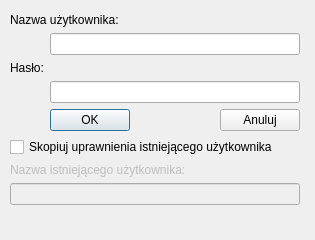
<?xml version="1.0" encoding="UTF-8"?>
<ui version="4.0">
 <class>Dialog</class>
 <widget class="QDialog" name="Dialog">
  <property name="geometry">
   <rect>
    <x>0</x>
    <y>0</y>
    <width>315</width>
    <height>240</height>
   </rect>
  </property>
  <property name="sizePolicy">
   <sizepolicy hsizetype="Fixed" vsizetype="Fixed">
    <horstretch>0</horstretch>
    <verstretch>0</verstretch>
   </sizepolicy>
  </property>
  <property name="minimumSize">
   <size>
    <width>315</width>
    <height>240</height>
   </size>
  </property>
  <property name="maximumSize">
   <size>
    <width>315</width>
    <height>240</height>
   </size>
  </property>
  <property name="windowTitle">
   <string>Dialog</string>
  </property>
  <widget class="QWidget" name="layoutWidget">
   <property name="geometry">
    <rect>
     <x>10</x>
     <y>13</y>
     <width>290</width>
     <height>215</height>
    </rect>
   </property>
   <layout class="QFormLayout" name="formLayout">
    <item row="0" column="0" colspan="2">
     <widget class="QLabel" name="label">
      <property name="text">
       <string>Nazwa użytkownika:</string>
      </property>
     </widget>
    </item>
    <item row="1" column="1">
     <widget class="QLineEdit" name="lnUsername"/>
    </item>
    <item row="2" column="0">
     <widget class="QLabel" name="label_2">
      <property name="text">
       <string>Hasło:</string>
      </property>
     </widget>
    </item>
    <item row="3" column="1">
     <widget class="QLineEdit" name="lnPassword">
      <property name="echoMode">
       <enum>QLineEdit::Password</enum>
      </property>
     </widget>
    </item>
    <item row="4" column="1">
     <layout class="QHBoxLayout" name="horizontalLayout">
      <item>
       <widget class="QPushButton" name="btnApply">
        <property name="sizePolicy">
         <sizepolicy hsizetype="Minimum" vsizetype="Fixed">
          <horstretch>0</horstretch>
          <verstretch>0</verstretch>
         </sizepolicy>
        </property>
        <property name="minimumSize">
         <size>
          <width>8</width>
          <height>4</height>
         </size>
        </property>
        <property name="baseSize">
         <size>
          <width>0</width>
          <height>0</height>
         </size>
        </property>
        <property name="text">
         <string>OK</string>
        </property>
       </widget>
      </item>
      <item>
       <spacer name="horizontalSpacer">
        <property name="orientation">
         <enum>Qt::Horizontal</enum>
        </property>
        <property name="sizeHint" stdset="0">
         <size>
          <width>13</width>
          <height>20</height>
         </size>
        </property>
       </spacer>
      </item>
      <item>
       <widget class="QPushButton" name="btnCancel">
        <property name="text">
         <string>Anuluj</string>
        </property>
       </widget>
      </item>
     </layout>
    </item>
    <item row="5" column="0" colspan="2">
     <widget class="QCheckBox" name="chCopyPrivileges">
      <property name="text">
       <string>Skopiuj uprawnienia istniejącego użytkownika</string>
      </property>
     </widget>
    </item>
    <item row="6" column="0" colspan="2">
     <widget class="QLabel" name="lbExistingUsername">
      <property name="enabled">
       <bool>false</bool>
      </property>
      <property name="text">
       <string>Nazwa istniejącego użytkownika:</string>
      </property>
     </widget>
    </item>
    <item row="7" column="0" colspan="2">
     <widget class="QLineEdit" name="lnExistingUsername">
      <property name="enabled">
       <bool>false</bool>
      </property>
      <property name="inputMask">
       <string/>
      </property>
     </widget>
    </item>
   </layout>
  </widget>
 </widget>
 <resources/>
 <connections/>
</ui>
